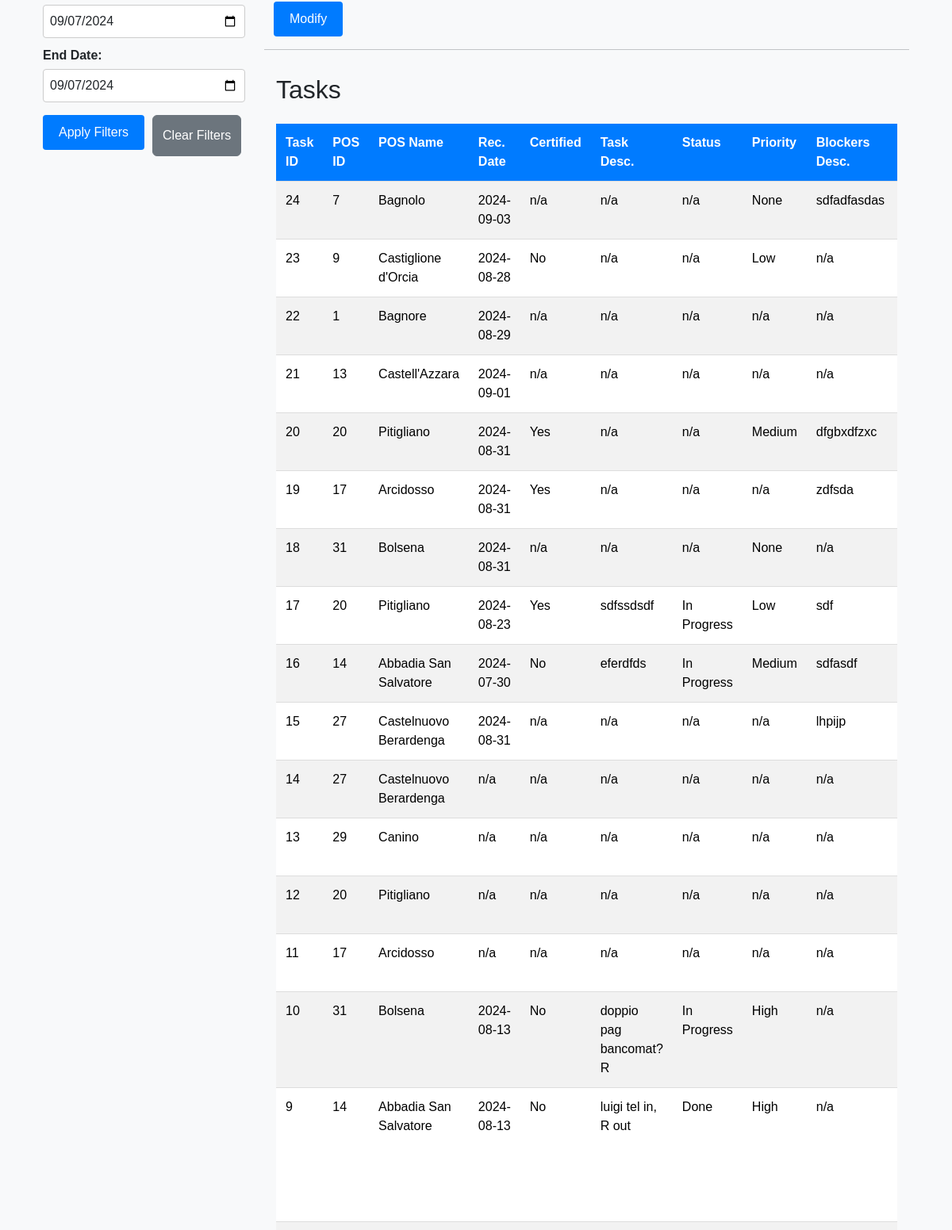
The app's page /modify (signed in, middle part), older data.
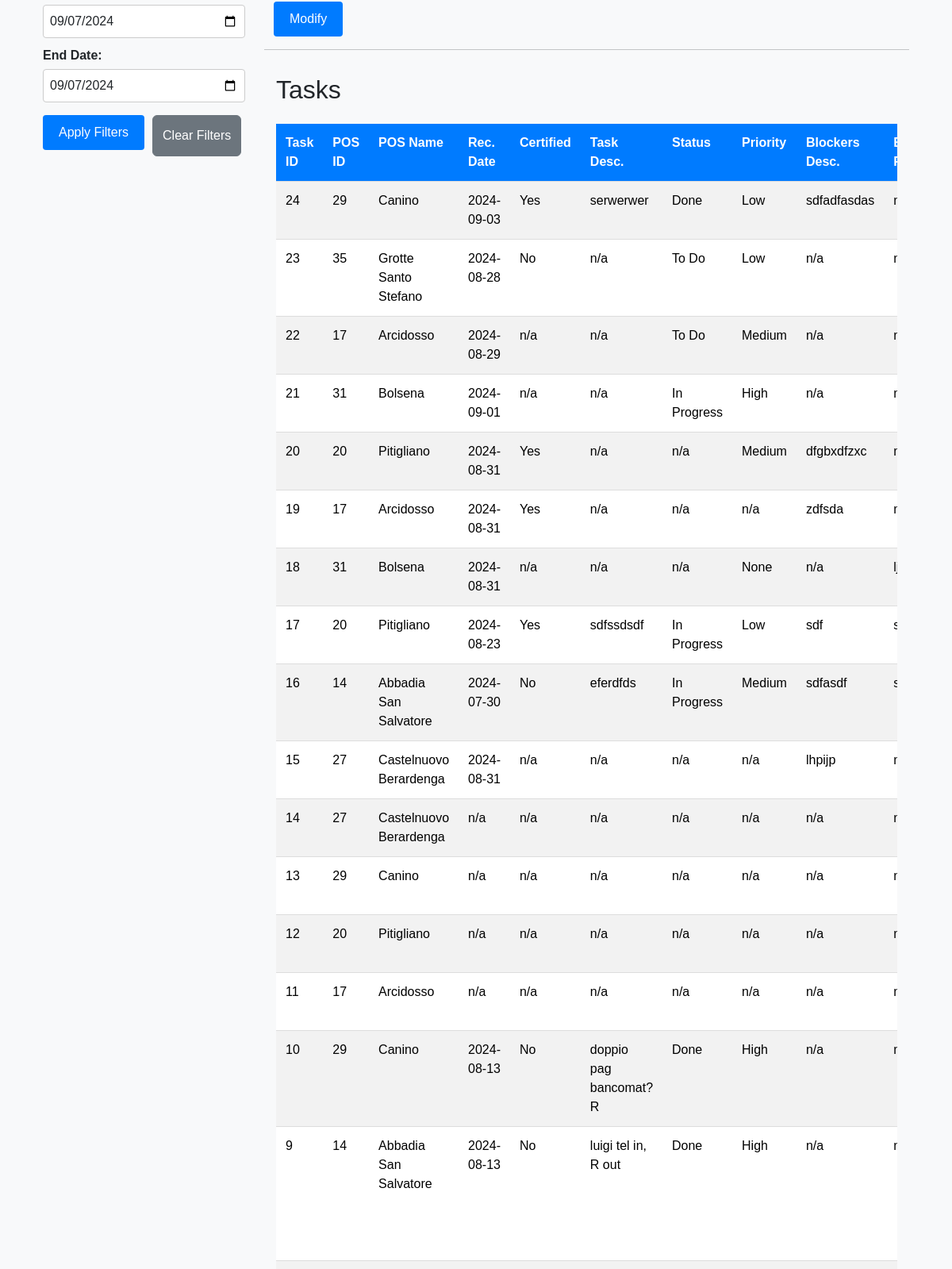
The same page, newer data.
### tables this page shows
CREATE TABLE tasks (
                        task_id INTEGER NOT NULL, 
                        task_desc VARCHAR, 
                        task_status VARCHAR, 
                        task_priority VARCHAR, 
                        task_start_date DATE, 
                        task_due_date DATE, 
                        task_notes VARCHAR, 
                        pos_id INTEGER NOT NULL, 
                        blocker_id INTEGER, 
                        rec_id INTEGER, 
                        PRIMARY KEY (task_id), 
                        CHECK (task_status IN ('Backlog', 'To Do', 'In Progress', 'Done')), 
                        CHECK (task_priority IN ('None', 'Low', 'Medium', 'High')),
                        FOREIGN KEY(pos_id) REFERENCES pos (pos_id),
                        FOREIGN KEY(blocker_id) REFERENCES blockers (blocker_id),
                        FOREIGN KEY(rec_id) REFERENCES rec (rec_id)
                    );

CREATE TABLE pos (
	pos_id INTEGER NOT NULL, 
	pos_name VARCHAR NOT NULL, 
	PRIMARY KEY (pos_id), 
	UNIQUE (pos_name)
);

CREATE TABLE rec (
                        rec_id INTEGER NOT NULL, 
                        rec_date DATE, 
                        rec_certified BOOLEAN, 
                        task_id INTEGER, 
                        pos_id INTEGER, 
                        blocker_id INTEGER, 
                        PRIMARY KEY (rec_id),
                        FOREIGN KEY(task_id) REFERENCES tasks (task_id),
                        FOREIGN KEY(pos_id) REFERENCES pos (pos_id),
                        FOREIGN KEY(blocker_id) REFERENCES blockers (blocker_id)
                    );

CREATE TABLE blockers (
                        blocker_id INTEGER NOT NULL, 
                        blocker_desc VARCHAR, 
                        blocker_responsible VARCHAR, 
                        blocker_resolved BOOLEAN, 
                        blocker_res_date DATE, 
                        pos_id INTEGER, 
                        rec_id INTEGER, 
                        task_id INTEGER, 
                        PRIMARY KEY (blocker_id),
                        FOREIGN KEY(pos_id) REFERENCES pos (pos_id),
                        FOREIGN KEY(rec_id) REFERENCES rec (rec_id),
                        FOREIGN KEY(task_id) REFERENCES tasks (task_id)
                    );

### app.py (the view)
@app.route("/modify", methods=["GET", "POST"])
@login_required
def modify_task():
    if request.method == "POST":
        task_id = request.form.get("task_id")
        pos_id = request.form.get("pos_id")
        reconciliation_date = request.form.get("reconciliation_date") or None
        certified = request.form.get("certified") or None
        description = request.form.get("description") or None
        status = request.form.get("status") or None
        priority = request.form.get("priority") or None
        start_date = request.form.get("start_date") or None
        due_date = request.form.get("due_date") or None
        notes = request.form.get("notes") or None
        blocker_desc = request.form.get("blocker_desc") or None
        blocker_responsible = request.form.get("blocker_responsible") or None
        try:
            if start_date:
                start_date = datetime.strptime(start_date, '%Y-%m-%d').date()
            if due_date:
                due_date = datetime.strptime(due_date, '%Y-%m-%d').date()
            if reconciliation_date:
                reconciliation_date = datetime.strptime(reconciliation_date, '%Y-%m-%d').date()
        except ValueError as e:
            flash("Invalid date format. Please use YYYY-MM-DD.")
            return redirect("/modify")
        if not task_id or not pos_id:
            flash("Task ID and POS ID are required.")
            return redirect("/modify")
        try:
            with engine.connect() as conn:
                task_update = tasks_table.update().where(tasks_table.c.task_id == task_id).values(
                    pos_id=pos_id,
                    task_desc=description,
                    task_status=status,
                    task_priority=priority,
                    task_start_date=start_date,
                    task_due_date=due_date,
                    task_notes=notes
                )
                conn.execute(task_update)
                if blocker_desc or blocker_responsible:
                    blocker_exists = conn.execute(
                        select(blockers_table.c.blocker_id).where(blockers_table.c.task_id == task_id)
                    ).fetchone()
                    if blocker_exists:
                        conn.execute(
                            blockers_table.update().where(blockers_table.c.task_id == task_id).values(
                                blocker_desc=blocker_desc,
                                blocker_responsible=blocker_responsible
                            )
                        )
                    else:
                        conn.execute(
                            blockers_table.insert().values(
                                blocker_desc=blocker_desc,
                                blocker_responsible=blocker_responsible,
                                task_id=task_id,
                                pos_id=pos_id
                            )
                        )
                if reconciliation_date or certified is not None:
                    rec_exists = conn.execute(
                        select(rec_table.c.rec_id).where(rec_table.c.task_id == task_id)
                    ).fetchone()
                    if rec_exists:
                        conn.execute(
                            rec_table.update().where(rec_table.c.task_id == task_id).values(
                                rec_date=reconciliation_date,
                                rec_certified=(certified == 'true') if certified else None
                            )
                        )
                    else:
                        conn.execute(
                            rec_table.insert().values(
                                rec_date=reconciliation_date,
                                rec_certified=(certified == 'true') if certified else None,
                                task_id=task_id,
                                pos_id=pos_id
                            )
                        )
                conn.commit()
            flash("Task modified successfully!")  # Only display success if everything works
            return redirect("/modify")
        except Exception as e:
            logger.error(f"Error modifying task: {traceback.format_exc()}")
            flash("An error occurred while modifying the task.")
            return redirect("/modify")
    else:
        with engine.connect() as conn:
            pos_data = conn.execute(select(pos_table.c.pos_id, pos_table.c.pos_name)).fetchall()
            query = select(
                tasks_table.c.task_id,
                tasks_table.c.task_desc,
                tasks_table.c.task_status,
                tasks_table.c.task_priority,
                tasks_table.c.task_start_date,
                tasks_table.c.task_due_date,
                tasks_table.c.task_notes,
                pos_table.c.pos_id,
                pos_table.c.pos_name,
                rec_table.c.rec_date,
                rec_table.c.rec_certified,
                blockers_table.c.blocker_desc,
                blockers_table.c.blocker_responsible
            ).select_from(
                tasks_table
                .join(pos_table, tasks_table.c.pos_id == pos_table.c.pos_id)
                .outerjoin(rec_table, tasks_table.c.rec_id == rec_table.c.rec_id)
                .outerjoin(blockers_table, tasks_table.c.blocker_id == blockers_table.c.blocker_id)
            ).order_by(desc(tasks_table.c.task_id))
            tasks = conn.execute(query).fetchall()
            formatted_tasks = []
            for task in tasks:
                formatted_tasks.append({
                    "task_id": task.task_id if task.task_id is not None else "n/a",
                    "task_desc": task.task_desc if task.task_desc is not None else "n/a",
                    "task_status": task.task_status if task.task_status is not None else "n/a",
                    "task_priority": task.task_priority if task.task_priority is not None else "n/a",
                    "task_start_date": task.task_start_date.strftime('%Y-%m-%d') if isinstance(task.task_start_date, date) else "n/a",
                    "task_due_date": task.task_due_date.strftime('%Y-%m-%d') if isinstance(task.task_due_date, date) else "n/a",
                    "task_notes": task.task_notes if task.task_notes is not None else "n/a",
                    "pos_id": task.pos_id if task.pos_id is not None else "n/a",
                    "pos_name": task.pos_name if task.pos_name is not None else "n/a",
                    "rec_date": task.rec_date.strftime('%Y-%m-%d') if isinstance(task.rec_date, date) else "n/a",
                    "rec_certified": "Yes" if task.rec_certified is True else "No" if task.rec_certified is False else "n/a",
                    "blocker_desc": task.blocker_desc if task.blocker_desc is not None else "n/a",
                    "blocker_responsible": task.blocker_responsible if task.blocker_responsible is not None else "n/a"
                })
        return render_template("modify.html", pos_data=pos_data, tasks=formatted_tasks, date=date)

### helpers.py (called while the page is built)
def login_required(f):
    @wraps(f)
    def decorated_function(*args, **kwargs):
        if session.get("user_id") is None:
            return redirect("/login")
        return f(*args, **kwargs)
    return decorated_function

### templates/modify.html (shortened to what this page needs)
{% extends "layout.html" %}
{% block main %}
<div class="container-fluid">
    <div class="row">
        <div class="col-md-3">
            {% include "_sidebar.html" %}
        </div>
        <div class="col-md-9">
            {% include "_modify_form.html" %}
            <hr>
            {% include "_tasks_body.html" %}
        </div>
    </div>
</div>
{% endblock %}

### templates/_tasks_body.html (shortened to what this page needs)
<div class="tasks-wrapper">
    <h2 class="mt-0">Tasks</h2>
    <div class="table-responsive">
        <table class="table table-striped mt-3">
            <thead>
                <tr>
                    <th>Task ID</th>
                    <th>POS ID</th>
                    <th>POS Name</th>
                    <th>Rec. Date</th>
                    <th>Certified</th>
                    <th>Task Desc.</th>
                    <th>Status</th>
                    <th>Priority</th>
                    <th>Blockers Desc.</th>
                    <th>Blockers Resp</th>
                </tr>
            </thead>
            <tbody id="taskTableBody">
                {% for task in tasks %}
                <tr>
                    <td>{{ task.task_id }}</td>
                    <td>{{ task.pos_id }}</td>
                    <td>{{ task.pos_name }}</td>
                    <td>{{ task.rec_date }}</td>
                    <td>{{ task.rec_certified }}</td>
                    <td>{{ task.task_desc }}</td>
                    <td>{{ task.task_status }}</td>
                    <td>{{ task.task_priority }}</td>
                    <td>{{ task.blocker_desc }}</td>
                    <td>{{ task.blocker_responsible }}</td>
                </tr>
                {% endfor %}
            </tbody>
        </table>
    </div>
</div>

Row changes from the older to the newer data that the page shows:
changed tasks "sdfadfasdas": pos_id "7" → "29"; pos_name "Bagnolo" → "Canino"; rec_certified "n/a" → "Yes"; task_desc "n/a" → "serwerwer"; task_status "n/a" → "Done"; task_priority "None" → "Low"
changed tasks id 23: pos_id "9" → "35"; pos_name "Castiglione d'Orcia" → "Grotte Santo Stefano"; task_status "n/a" → "To Do"
changed tasks id 22: pos_id "1" → "17"; pos_name "Bagnore" → "Arcidosso"; task_status "n/a" → "To Do"; task_priority "n/a" → "Medium"
changed tasks id 21: pos_id "13" → "31"; pos_name "Castell'Azzara" → "Bolsena"; task_status "n/a" → "In Progress"; task_priority "n/a" → "High"
changed tasks "doppio pag bancomat? R": pos_id "31" → "29"; pos_name "Bolsena" → "Canino"; task_status "In Progress" → "Done"
